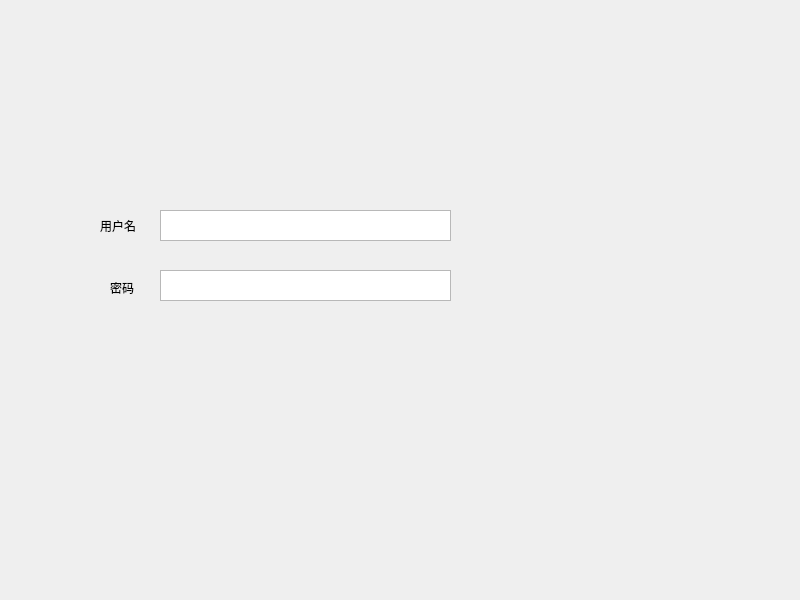
<?xml version="1.0" encoding="UTF-8"?>
<ui version="4.0">
 <class>WidgetLog</class>
 <widget class="QWidget" name="WidgetLog">
  <property name="geometry">
   <rect>
    <x>0</x>
    <y>0</y>
    <width>800</width>
    <height>600</height>
   </rect>
  </property>
  <property name="windowTitle">
   <string>WidgetLog</string>
  </property>
  <widget class="QLabel" name="label_3">
   <property name="geometry">
    <rect>
     <x>110</x>
     <y>280</y>
     <width>72</width>
     <height>15</height>
    </rect>
   </property>
   <property name="text">
    <string>密码</string>
   </property>
  </widget>
  <widget class="QTextEdit" name="textEdit">
   <property name="geometry">
    <rect>
     <x>160</x>
     <y>210</y>
     <width>291</width>
     <height>31</height>
    </rect>
   </property>
  </widget>
  <widget class="QLabel" name="label">
   <property name="geometry">
    <rect>
     <x>100</x>
     <y>210</y>
     <width>121</width>
     <height>31</height>
    </rect>
   </property>
   <property name="text">
    <string>用户名</string>
   </property>
  </widget>
  <widget class="QTextEdit" name="textEdit_2">
   <property name="geometry">
    <rect>
     <x>160</x>
     <y>270</y>
     <width>291</width>
     <height>31</height>
    </rect>
   </property>
  </widget>
 </widget>
 <resources/>
 <connections/>
</ui>
